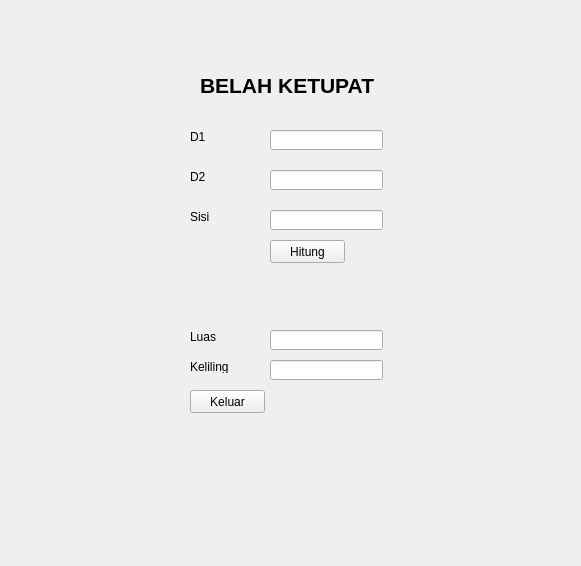
<?xml version="1.0" encoding="UTF-8"?>
<ui version="4.0">
 <class>Form</class>
 <widget class="QWidget" name="Form">
  <property name="geometry">
   <rect>
    <x>0</x>
    <y>0</y>
    <width>581</width>
    <height>566</height>
   </rect>
  </property>
  <property name="windowTitle">
   <string>Form</string>
  </property>
  <widget class="QLabel" name="label_2">
   <property name="geometry">
    <rect>
     <x>190</x>
     <y>130</y>
     <width>47</width>
     <height>13</height>
    </rect>
   </property>
   <property name="text">
    <string>D1</string>
   </property>
  </widget>
  <widget class="QLineEdit" name="txtLuas">
   <property name="geometry">
    <rect>
     <x>270</x>
     <y>330</y>
     <width>113</width>
     <height>20</height>
    </rect>
   </property>
  </widget>
  <widget class="QLineEdit" name="txtd1">
   <property name="geometry">
    <rect>
     <x>270</x>
     <y>130</y>
     <width>113</width>
     <height>20</height>
    </rect>
   </property>
  </widget>
  <widget class="QLabel" name="label_5">
   <property name="geometry">
    <rect>
     <x>190</x>
     <y>360</y>
     <width>47</width>
     <height>13</height>
    </rect>
   </property>
   <property name="text">
    <string>Keliling</string>
   </property>
  </widget>
  <widget class="QLabel" name="label_3">
   <property name="geometry">
    <rect>
     <x>190</x>
     <y>210</y>
     <width>47</width>
     <height>13</height>
    </rect>
   </property>
   <property name="text">
    <string>Sisi</string>
   </property>
  </widget>
  <widget class="QLabel" name="label_6">
   <property name="geometry">
    <rect>
     <x>190</x>
     <y>170</y>
     <width>47</width>
     <height>13</height>
    </rect>
   </property>
   <property name="text">
    <string>D2</string>
   </property>
  </widget>
  <widget class="QLabel" name="label">
   <property name="geometry">
    <rect>
     <x>200</x>
     <y>70</y>
     <width>201</width>
     <height>31</height>
    </rect>
   </property>
   <property name="font">
    <font>
     <pointsize>16</pointsize>
     <weight>75</weight>
     <bold>true</bold>
    </font>
   </property>
   <property name="text">
    <string>BELAH KETUPAT</string>
   </property>
  </widget>
  <widget class="QLineEdit" name="txtSisi">
   <property name="geometry">
    <rect>
     <x>270</x>
     <y>210</y>
     <width>113</width>
     <height>20</height>
    </rect>
   </property>
  </widget>
  <widget class="QLineEdit" name="txtKeliling">
   <property name="geometry">
    <rect>
     <x>270</x>
     <y>360</y>
     <width>113</width>
     <height>20</height>
    </rect>
   </property>
  </widget>
  <widget class="QPushButton" name="btnHitung">
   <property name="geometry">
    <rect>
     <x>270</x>
     <y>240</y>
     <width>75</width>
     <height>23</height>
    </rect>
   </property>
   <property name="text">
    <string>Hitung</string>
   </property>
  </widget>
  <widget class="QPushButton" name="btnKeluar">
   <property name="geometry">
    <rect>
     <x>190</x>
     <y>390</y>
     <width>75</width>
     <height>23</height>
    </rect>
   </property>
   <property name="text">
    <string>Keluar</string>
   </property>
  </widget>
  <widget class="QLabel" name="label_4">
   <property name="geometry">
    <rect>
     <x>190</x>
     <y>330</y>
     <width>47</width>
     <height>13</height>
    </rect>
   </property>
   <property name="text">
    <string>Luas</string>
   </property>
  </widget>
  <widget class="QLineEdit" name="txtd2">
   <property name="geometry">
    <rect>
     <x>270</x>
     <y>170</y>
     <width>113</width>
     <height>20</height>
    </rect>
   </property>
  </widget>
 </widget>
 <resources/>
 <connections/>
</ui>
